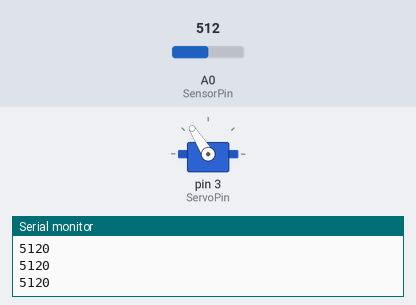
Recording of a sketch running on a simulated Arduino Uno, built with avr-gcc and run on an emulated ATmega328P. On the bench: servo, the last lines printed to the serial monitor. The inputs (shaded band) are chosen by the test bench; at power-on: A0 (SensorPin) = 512.

Above: at 2.2 s.
2.3 s: A0 (SensorPin) set to 716
3.8 s: A0 (SensorPin) set to 647
5.3 s: A0 (SensorPin) set to 612
At 6.3 s:
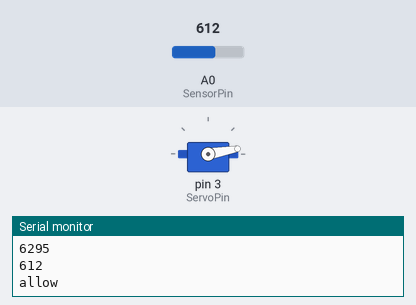
8.3 s: A0 (SensorPin) set to 511
11.3 s: A0 (SensorPin) set to 900
At 12.3 s:
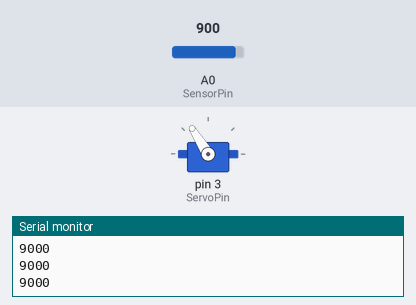
12.8 s: A0 (SensorPin) set to 306
At 13.8 s:
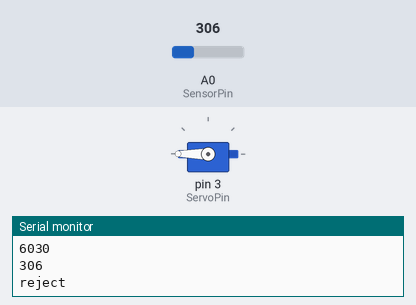
Timing chart, 0 to 16.8 s (numbered marks = the images above; inputs shaded):
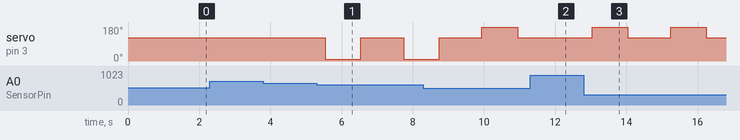

The sketch:

Infrared_Sensor.ino
```cpp
#define ArraySize 10
#define ServoPin 3
#define SensorPin A0
#include <Servo.h>

int Average = 0;
bool IsInitialised = false;
bool triggering = false;
int AvgArray[ArraySize];
int Index = 0;
Servo myServo;

int small_marble_size = 680;
int large_marble_size = 580;
int Threshold = 6300;
int Default_value = 6400;

enum State
{
  Wait,
  Measure
};

State state;

int servo_rest = 122;
int servo_reject = 180;
int servo_allow = 10;

void setup()
{
  Serial.begin(9600);
  myServo.attach(ServoPin);
  myServo.write(servo_rest);
  Blink();
  delay(200);
}

void loop() {
  Serial.println(Average);
  int allow = 0;
  StateMachine(&allow);
  if (allow == 0)
  {
    MovingAverage();
  }
}

void MovingAverage()
{
  if (!IsInitialised)
  {
    Initialise();
  }
  CalculateAverage();
  AddSingleValueToArray();
}

void Initialise()
{
  int i = 0;
  for (; i < ArraySize; i++)
  {
    AvgArray[i] = analogRead(SensorPin);
  }
  CalculateAverage();
  Default_value = Average;
  IsInitialised = true;
}

void CalculateAverage()
{
  int avg = 0;
  int j = 0;
  for (; j < ArraySize; j++)
  {
    avg += AvgArray[j];
  }
  avg / ArraySize;
  Average = avg;
}

void AddSingleValueToArray()
{
  AvgArray[Index] = analogRead(SensorPin);
  Index++;
  if (Index >= ArraySize)
  {
    Index = 0;
  }
}

void StateMachine(int* allow)
{
  if (state == Wait && Average > Default_value)
  {
    //Serial.println("Measure");
    Serial.print("Thing detected");
    state = Measure;
    *allow = 0;
    delay(500);
    return;
  }
  if (state == Measure && Average < Threshold)
  {
    delay(200);
    int CurrentVal = analogRead(SensorPin);
    Serial.println(CurrentVal);
    digitalWrite(13, HIGH);
    if (state == Measure && CurrentVal > large_marble_size && CurrentVal < small_marble_size)//(Average > large_marble_size && Average < small_marble_size))
    {
      Serial.println("allow");
      myServo.write(servo_allow);
      delay(1000);
      myServo.write(servo_rest);
      state = Wait;
      delay(500);
      digitalWrite(13, LOW);
    }
    if (state == Measure && CurrentVal < large_marble_size && CurrentVal < small_marble_size)
    {
      Serial.println("reject");
      myServo.write(servo_reject);
      delay(1000);
      myServo.write(servo_rest);
      state = Wait;
      delay(500);
      digitalWrite(13, LOW);
    }
  }
  delay(1);
  digitalWrite(13, LOW);
}

void Blink()
{
  digitalWrite(13, HIGH);
  delay(200);
  digitalWrite(13, LOW);
  delay(200);
  digitalWrite(13, HIGH);
  delay(200);
  digitalWrite(13, LOW);
  delay(200);
}
```

Measured:
- after the input at 5.3 s, servo on pin 3 (ServoPin): 122° → 10° after 0.24 s, → 122° 1.0 s later, → 10° 1.2 s later
- after the input at 11.3 s, servo on pin 3 (ServoPin): stays 122° (without the input it goes to 180° after 0.85 s)
- after the input at 12.8 s, servo on pin 3 (ServoPin): alternates 180° for 1.0 s and 122° for 1.2 s, starting after 0.24 s
